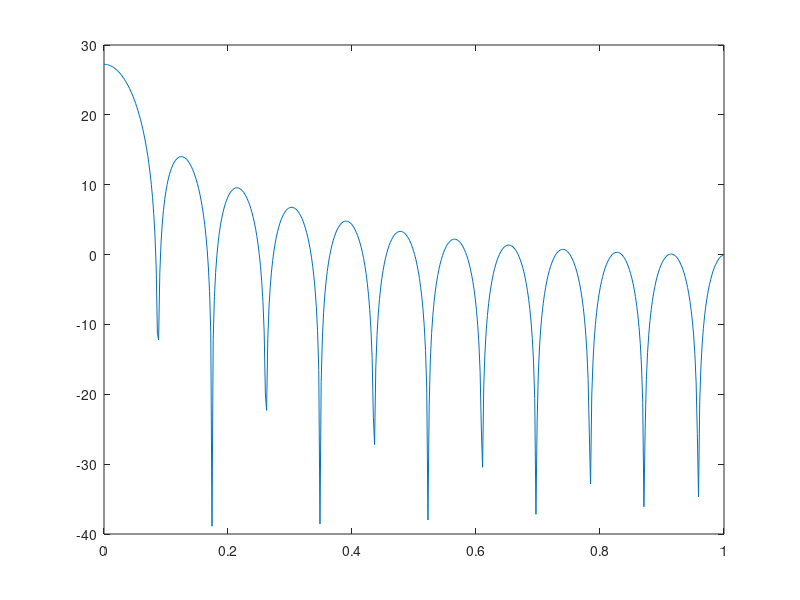

The MATLAB script that drew this image:
clc
clear all
close all
m=25;
u=-m:m;
r=(m-1)/2
l=-r;
for i=1:length(u)
    if u(i)>l && u(i)<r
        u(i)=1
    else
        u(i)=0
    end
end
b=freqz(u)
n=0:pi/(length(b)-1):pi
plot(n/pi,20*log10(b));